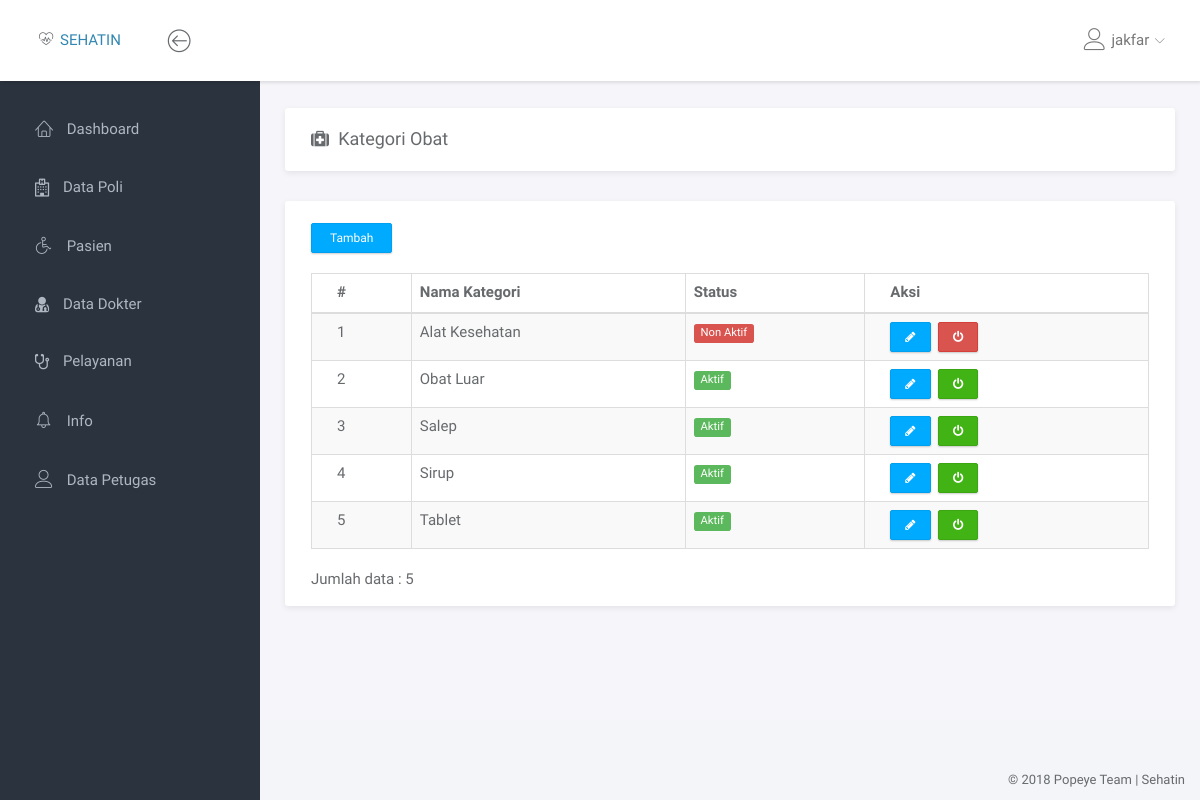
The app's page /obat/kategori_obat.php (signed in), older data.
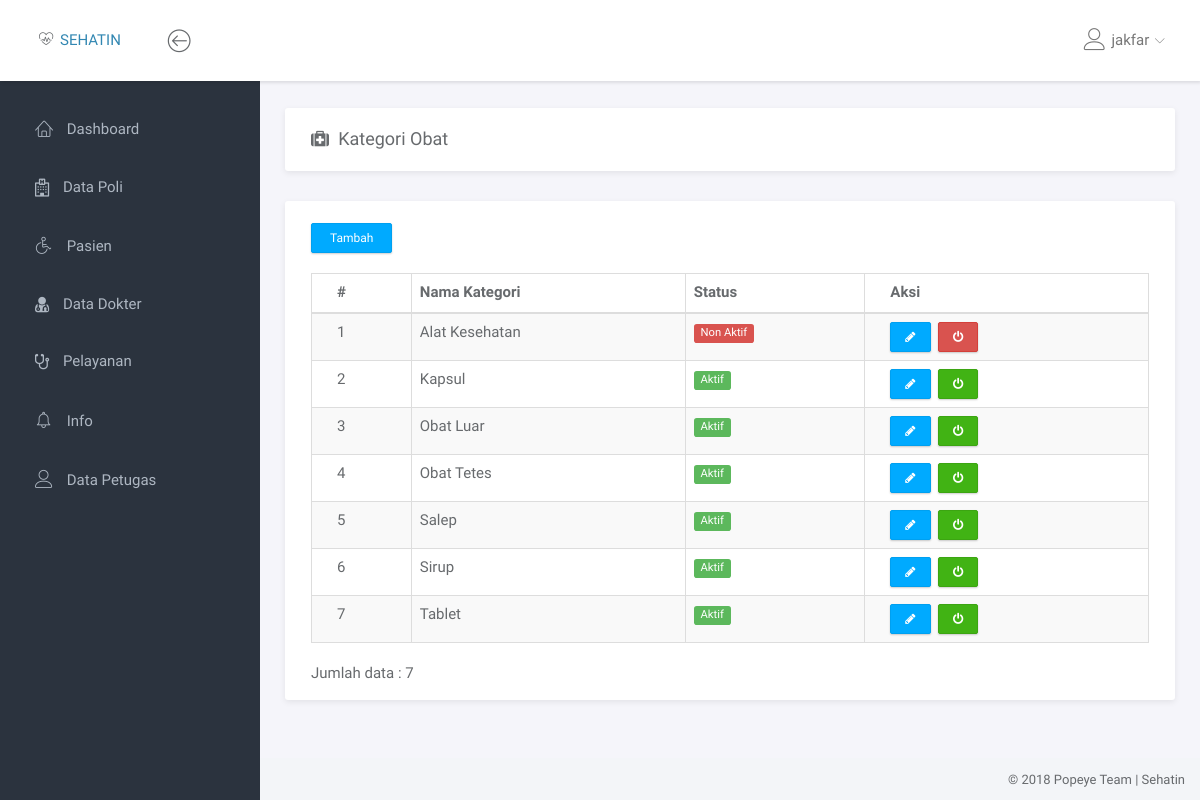
The same page, newer data.
### tables this page shows
CREATE TABLE `kategori_obat` (
  `id_kategori` tinyint(3) NOT NULL,
  `kategori` varchar(30) NOT NULL,
  `status` enum('Aktif','Non Aktif') NOT NULL
);

### obat/kategori_obat.php (the view, shortened to what this page needs)
<!doctype html>
<html lang="en">
<head>
	<link rel="stylesheet" href="../assets/vendor/bootstrap/css/bootstrap.min.css">
	<link rel="stylesheet" href="../assets/vendor/font-awesome/css/font-awesome.min.css">
	<link rel="stylesheet" href="../assets/vendor/linearicons/style.css">
	<link rel="stylesheet" href="../assets/vendor/chartist/css/chartist-custom.css">
	<link rel="stylesheet" href="../assets/css/main.css">
</head>
<body>
	<div id="wrapper">
		<?php
			include '../dashboard/navbar.php';
			include '../dashboard/left_sidebar.php';
		 ?>
		 <div class="main">
		 	<div class="main-content">
		 		<div class="container-fluid">
		 					<div class="panel">
		 						<div class="panel-heading">
		 							<h1 class="panel-title"><i class="fa fa-medkit"></i>&ensp;Kategori Obat</h1>
									<div class="col-md-2 col-md-offset-10">
								</div>
		 						</div>
							  </div>
								<div class="row">
									<div class="col-md-12">
										<div class="panel">
											<br>
		 						<div class="row">
		 							<div class="col-md-12">
		 								<a href="tambah_kategori.php"><button type="button" class="btn btn-primary btn-sm" style="margin-left: 25px; margin-bottom: 10px;">Tambah</button></a>
		 							</div>
		 						</div>
		 						<div class="panel-body">
		 							<table class="table table-striped table-hover table-bordered">
		 								<thead>
		 									<tr>
		 										<th>#</th>
		 										<th>Nama Kategori</th>
		 										<th>Status</th>
		 										<th>Aksi</th>
		 									</tr>
		 								</thead>
		 								<tbody>
		 									<?php
		 										$query = "SELECT * FROM kategori_obat ORDER BY kategori ASC";
		 										$jml = "SELECT COUNT(*) as jml_kategori FROM kategori_obat";
		 										$result = mysqli_query($con, $query);
		 										$r = mysqli_query($con, $jml);
		 										$jml_kategori = mysqli_fetch_assoc($r);
		 										$no = 1;
		 										foreach ($result as $val) {
													$title = $val['status'] == 'Aktif' ? 'Non Aktifkan' : 'Aktifkan';
													$btnclass = $val['status'] == 'Aktif' ? 'btn-success' : 'btn-danger';
													$label = $val['status'] == 'Aktif' ? 'label label-success' : 'label label-danger';
		 											echo "<tr>
		 													<td>$no</td>
		 													<td>$val[kategori]</td>
															<td><span class='$label'>$val[status]</span></td>
		 													<td><a href='edit_kategori.php?id_kategori=$val[id_kategori]' class='btn btn-primary btn-xs' title='Edit'><i class='fa fa-pencil'></i> </a>&nbsp;
		 														<a onclick = 'return konfirm()' href='status_kategori.php?id_kategori=$val[id_kategori]&status=$val[status]' class= 'btn btn-xs $btnclass' title='$title'><i class='fa fa-power-off'></i></a>
		 													</td>
		 												  </tr>";
		 												 $no++;
		 										}
		 									 ?>
		 								</tbody>
		 							</table>
		 							<span class="text-default">Jumlah data : <?php echo ($jml_kategori['jml_kategori']); ?></span>
		 						</div>
		 					</div>
		 				</div>
		 			</div>
		 		</div>
		 	</div>
		 </div>
		<?php include '../dashboard/footer.php'; ?>
	</div>
</body>
</html>

Row changes from the older to the newer data that the page shows:
added kategori_obat: kategori "Kapsul", status "Aktif"
added kategori_obat: kategori "Obat Tetes", status "Aktif"
Text that changed along with them:
$jml_kategori['jml_kategori']: "5" → "7"
